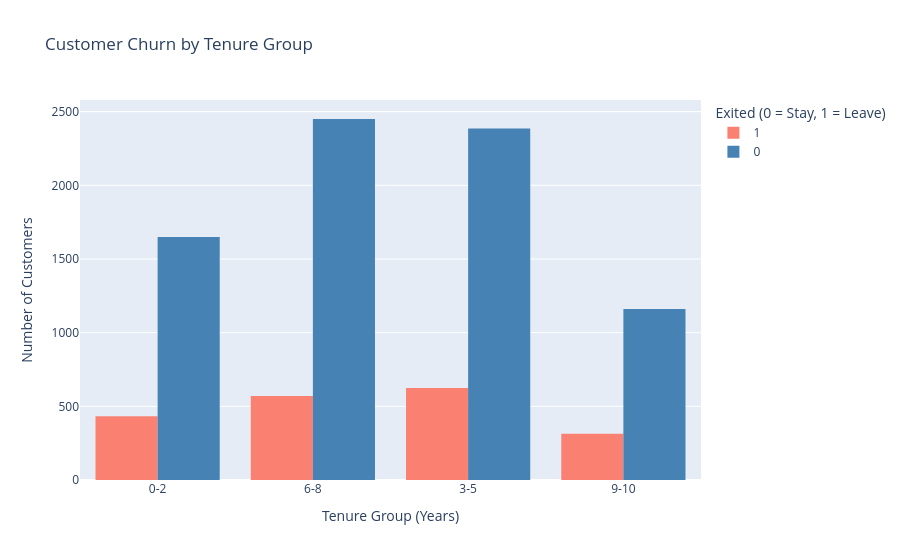

Source (notebook cell):
### Code cell
## Plotting the distribution of customers by tenure and churn status

fig = px.histogram(
    df1,
    x='Tenure_group',
    color='Exited',
    barmode='group',
    color_discrete_map={0: 'steelblue', 1: 'salmon'},
    labels={
        'Exited': 'Exited (0 = Stay, 1 = Leave)',
        'Tenure_group': 'Tenure Group (Years)'
    },
    title='Customer Churn by Tenure Group'
)

fig.update_layout(yaxis_title='Number of Customers')

fig.show()

### Figure 1 — Plotly figure (JSON) as saved in the notebook; plotly's stock layout.template omitted (floating-point values rounded to 4 significant figures; data arrays with more than 128 entries replaced by an {"elided": "..."} marker saying what was removed)
{"data": [{"alignmentgroup": "True", "bingroup": "x", "hovertemplate": "Exited (0 = Stay, 1 = Leave)=1<br>Tenure Group (Years)=%{x}<br>count=%{y}<extra></extra>", "legendgroup": "1", "marker": {"color": "salmon", "pattern": {"shape": ""}}, "name": "1", "offsetgroup": "1", "orientation": "v", "showlegend": true, "type": "histogram", "x": {"elided": "2037 str values"}, "xaxis": "x", "yaxis": "y"}, {"alignmentgroup": "True", "bingroup": "x", "hovertemplate": "Exited (0 = Stay, 1 = Leave)=0<br>Tenure Group (Years)=%{x}<br>count=%{y}<extra></extra>", "legendgroup": "0", "marker": {"color": "steelblue", "pattern": {"shape": ""}}, "name": "0", "offsetgroup": "0", "orientation": "v", "showlegend": true, "type": "histogram", "x": {"elided": "7963 str values"}, "xaxis": "x", "yaxis": "y"}], "layout": {"barmode": "group", "legend": {"title": {"text": "Exited (0 = Stay, 1 = Leave)"}, "tracegroupgap": 0}, "title": {"text": "Customer Churn by Tenure Group"}, "xaxis": {"anchor": "y", "domain": [0, 1], "title": {"text": "Tenure Group (Years)"}}, "yaxis": {"anchor": "x", "domain": [0, 1], "title": {"text": "Number of Customers"}}}}
